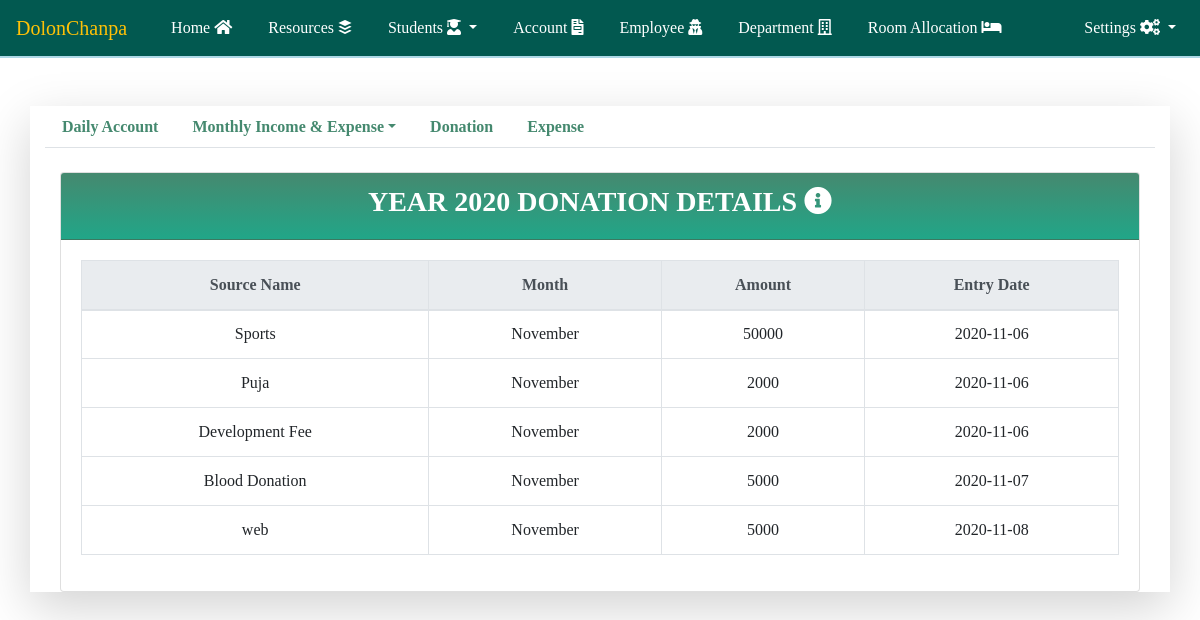
Page /donation_monthly_details.php?year=2020 (signed in) on the committed database.
### tables this page shows
CREATE TABLE `donation_information` (
  `id` int(255) NOT NULL,
  `source_name` varchar(100) NOT NULL,
  `amount` varchar(20) NOT NULL,
  `month` varchar(10) NOT NULL,
  `year` varchar(10) NOT NULL,
  `entry_date` date NOT NULL
);

### donation_monthly_details.php (the view, shortened to what this page needs)
<?php include('header.php') ?>
<?php include('database_connection.php')?>
<?php include('account_header.php')?>
<div class="container tab-pane"><br>
    <div class="row justify-content-center">
        <div class="col-lg-12 col-12" id = "source_div">
            <div class="card">
                <div class="card-header">
                    <div class="row justify-content-center">
                        <div class="col-lg-12 col-md-12 col-12">
                            <h3 class ="text-center card_header_color text-uppercase">Year <?php echo $_GET['year']?> Donation Details <span><i class="fas fa-info-circle"></i></span></h3>
                        </div>
                    </div>
                </div>
                <div class="card-body">
                    <table class = "table table-bordered table-hover text-center table-responsive-lg">
                        <tr>
                            <thead class ="thead-light">
                                <th>Source Name</th>
                                <th>Month</th>
                                <th>Amount</th>
                                <th>Entry Date</th>
                            </thead>
                        </tr>
                        <?php
                        $donation_information_qry_month_wise = "SELECT *  FROM `donation_information` WHERE `year` = '$_GET[year]'";
                        $run_donation_information_qry_month_wise = mysqli_query($conn, $donation_information_qry_month_wise);
                        $month_name =   array("1"=>"January","2"=>"February","3"=>"March","4"=>"April","5"=>"May","6"=>"June","7"=>"July","8"=>"August","9"=>"September","10"=>"October","11"=>"November","12"=>"December");
                        while($row = mysqli_fetch_assoc($run_donation_information_qry_month_wise))
                        {
                            ?>
                            <tr>
                                <td><?php echo $row['source_name']; ?></td>
                                <td><?php echo $month_name[$row['month']]; ?></td>
                                <td><?php echo $row['amount']; ?></td>
                                <td><?php echo $row['entry_date']; ?></td>
                            </tr>
                            <?php
                        }
                        ?>
                    </table>
                </div>
            </div>
        </div>
    </div>
</div>
<?php include('account_footer.php')?>
<?php include('footer.php')?>

### css/style.css (style rules this page uses)
body { font-family: 'sans-serif'; }
.card-header { padding: .75rem 1.25rem; margin-bottom: 0; background-image: linear-gradient(#45896F, #21A688); border-bottom: 1px solid rgba(0,0,0,.125); }
.card_header_color { color: white; font-weight: bold; }

### rows in the picture
donation_information: source_name "Sports", month "November", amount "50000", entry_date "2020-11-06"
donation_information: source_name "Puja", month "November", amount "2000", entry_date "2020-11-06"
donation_information: source_name "Development Fee", month "November", amount "2000", entry_date "2020-11-06"
donation_information: source_name "Blood Donation", month "November", amount "5000", entry_date "2020-11-07"
donation_information: source_name "web", month "November", amount "5000", entry_date "2020-11-08"

### other values in the picture
$_GET['year'] "2020"
